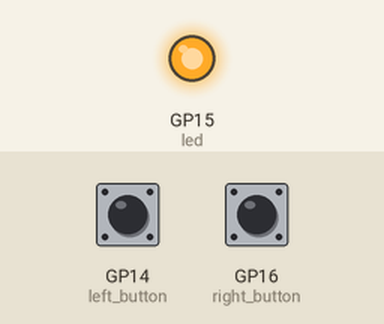
A program run on a simulated Raspberry Pi Pico running MicroPython. Shown: output pins drawn as LEDs (lit = HIGH). The inputs (shaded band) are chosen by the test bench; at power-on: GP14 (left_button) LOW, GP16 (right_button) LOW. Random numbers come from a fixed seed; what the program prints to the serial console is not drawn.

Above: at 0.1 s.
At 7.0 s:
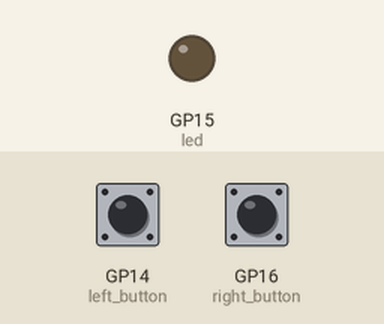
7.1 s: GP14 (left_button) pulled HIGH for 0.15 s
Timing chart, 0 to 10.1 s (numbered marks = the images above; inputs shaded):
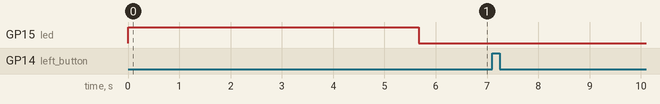

Measured:
- after the input at 7.1 s, every drawn part: stays the same

The program:

Reaction_Game.py
```python
from machine import Pin
from utime import sleep, ticks_ms, ticks_diff
from urandom import uniform

pressed = False
led = Pin(15, Pin.OUT)
left_button = Pin(14, Pin.IN, Pin.PULL_DOWN)
right_button = Pin(16, Pin.IN, Pin.PULL_DOWN)

def button_handler(pin):
    global pressed
    if not pressed:
        pressed=True
        timer_reaction = ticks_diff(ticks_ms(), timer_start)
        print(pin)
        if pin == right_button:
            print("Right player wins!")
        else:
            print("Left player wins!")
        print("Your reaction time was " + str(timer_reaction) + " millseconds!")

led.value(1)
sleep(uniform(5, 10))
led.value(0)
timer_start = ticks_ms()
left_button.irq(trigger=Pin.IRQ_RISING, handler=button_handler)
right_button.irq(trigger=Pin.IRQ_RISING, handler=button_handler)
```
